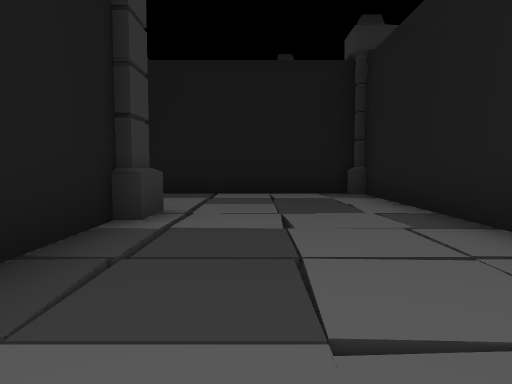
[1] (above)

21 first-person views from a walk through a Unity game level. The camera is 1.2 m above the floor, tilts 4° down and sees 70° across. The floor is counted in squares, 2 m on a side. Each view is taken from the middle of a square. On the plan, view 1 faces up. The plan holds only what a view shows up to about 10 squares ahead; the rest is blank. The place goes on beyond the plan. The player is left out.

[2]
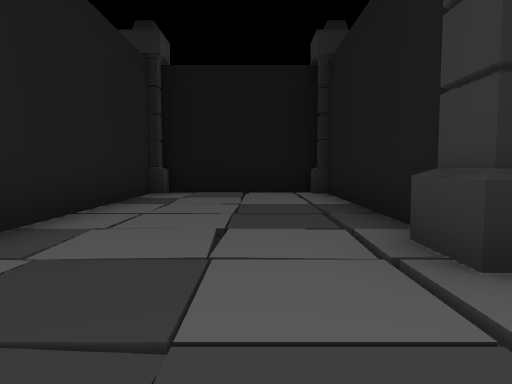

[3]
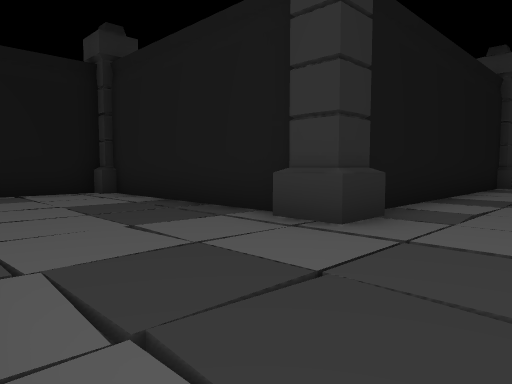

[4]
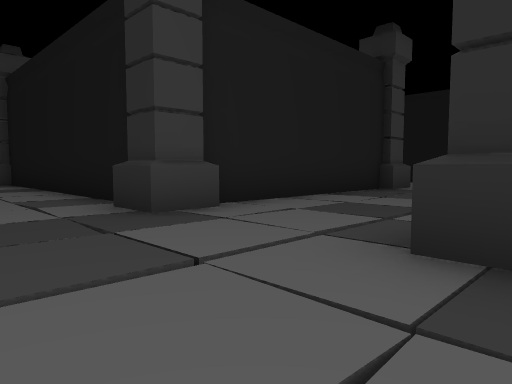

[5]
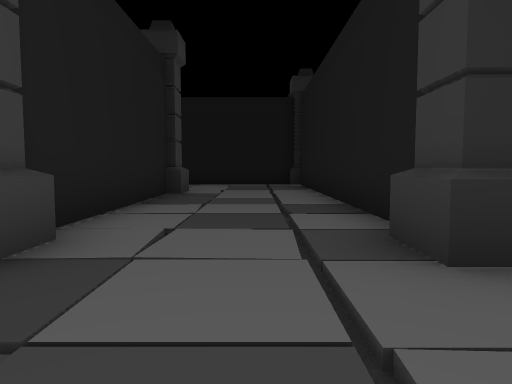

[6]
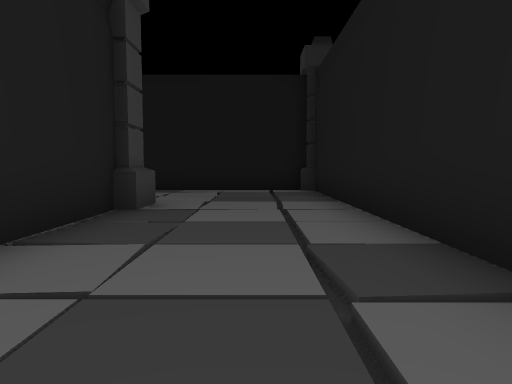

[7]
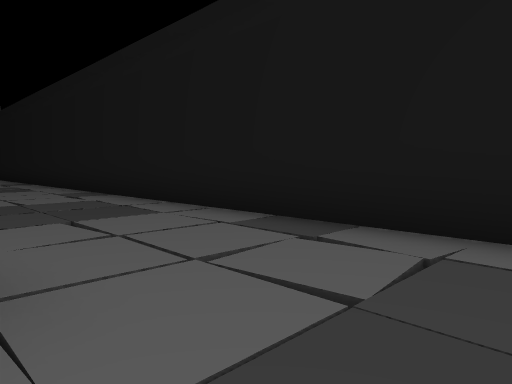

[8]
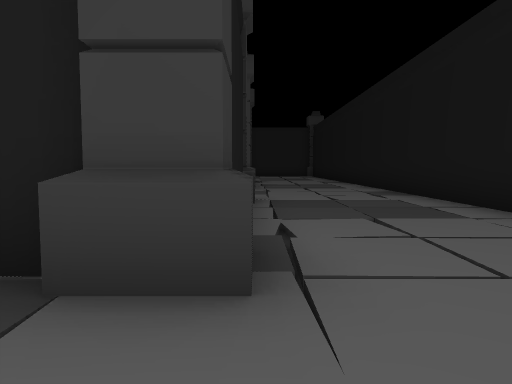

[9]
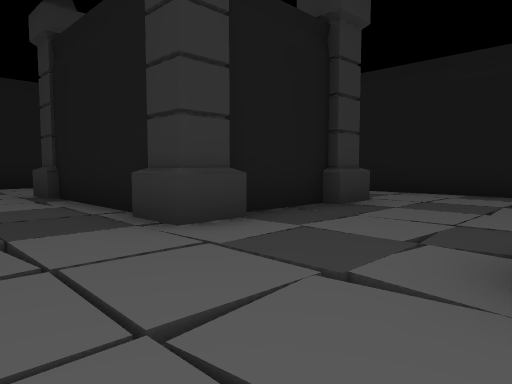

[10]
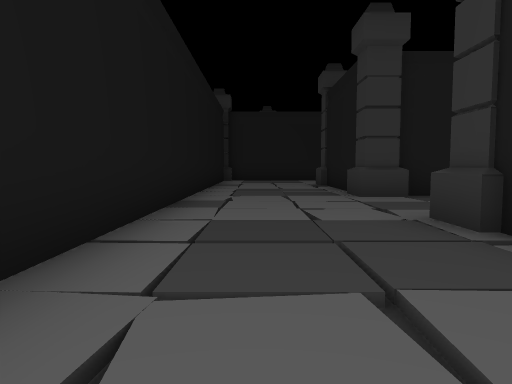

[11]
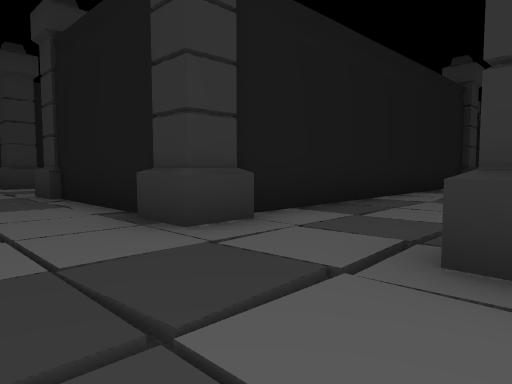

[12]
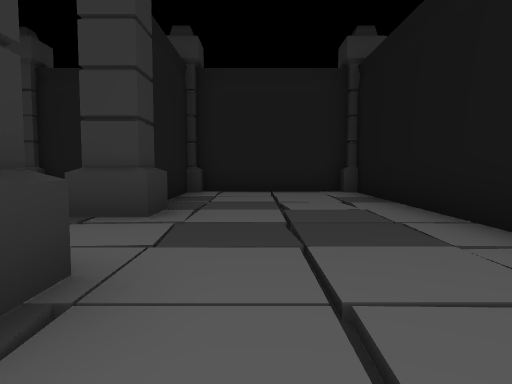

[13]
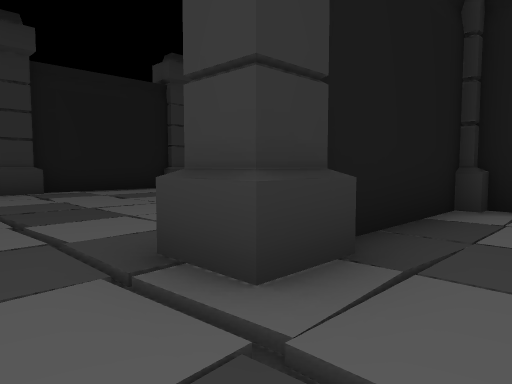

[14]
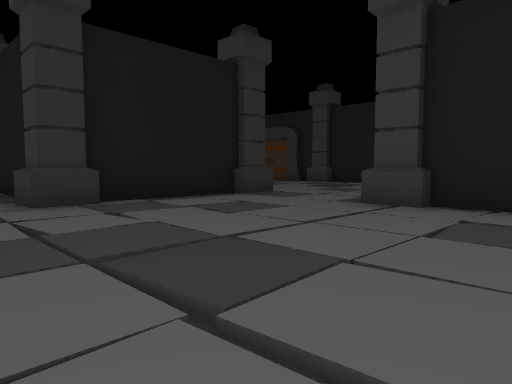

[15]
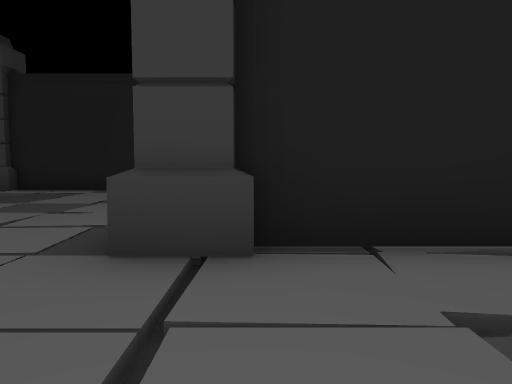

[16]
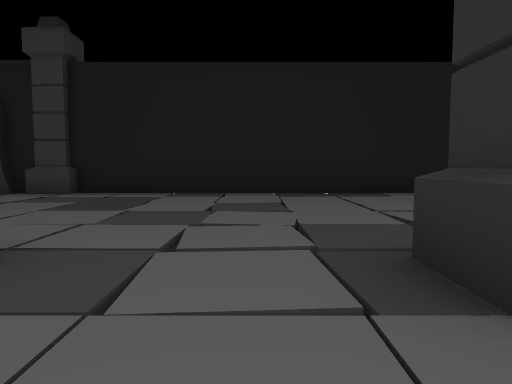

[17]
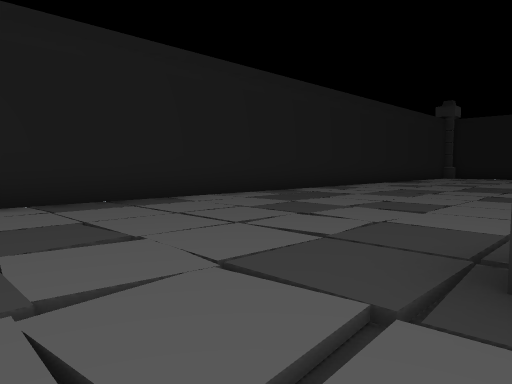

[18]
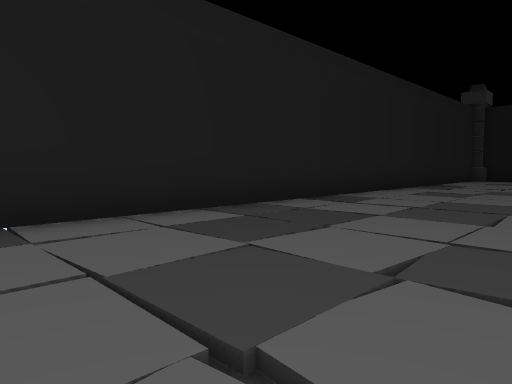

[19]
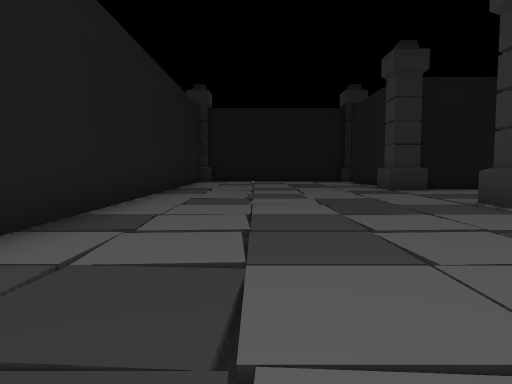

[20]
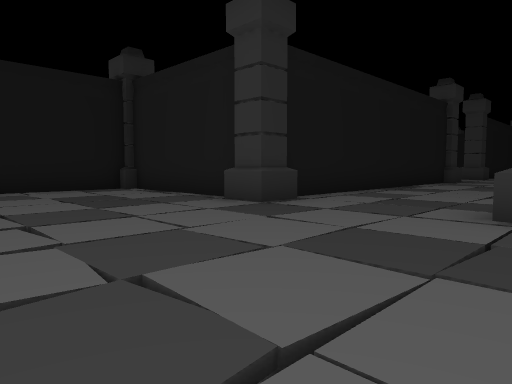

[21]
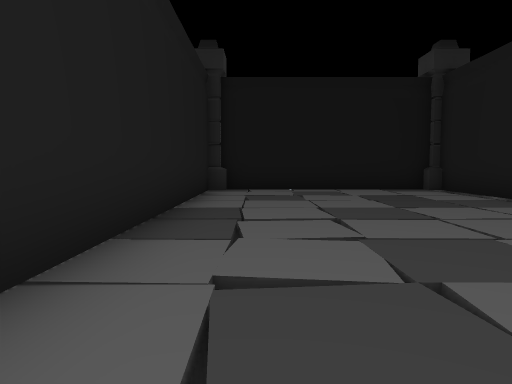

### Floor plan
Points are (right, up) in squares from view 1. A wall is a line through its corners. A room is listed if a view was taken in it or the views show most of it. See-through windows are left out.
Room 1 (views 1, 2, 3)
walls: (-1.6, 4.2) (-1.6, -1.2); (-4.4, 4.7) (-2.4, 4.7); (-0.5, -1.5) (2.2, -1.5); (2.3, -1.1) (2.3, 8.1) (-2.4, 8.1)
ways out: opening at (-4, 6.5)
objects: other object (-2, -2) to (-1, -1); other object (-2, 5)
Room 2 (views 4, 5, 6)
walls: (-13.5, 3.4) (-13.5, -1.6); (-9.4, 4.7) (-8.4, 4.7); (-10, -1.2) (-10, 4.1)
ways out: opening at (-11.5, -2) to room 3; opening at (-7.5, 6.5)
objects: other object (-14, 4) to (-13, 5); other object (-10, 5)
Room 3 (views 7, 8, 9)
walls: (-6.4, -1.8) (-8.6, -1.8); (0.4, -1.8) (-0.5, -1.8); (-13.5, -1.6) (-13.5, -5.3) (0.1, -5.3)
ways out: opening at (-11.5, -2) to room 2; opening at (1, -3) to room 4; opening at (-4.3, -1)
objects: other object (-10, -2) to (-9, -1); other object (-6, -1) to (-5, -1)
Room 4 (views 10, 11, 12, 13, 14, 15, 16, 17, 18, 19, 20, 21)
walls: (2.1, -1.8) (0.4, -1.8); (4.2, -5.3) (9.7, -5.3) (9.7, -1.4) (6.4, -1.4); (9.7, 0) (9.7, 2.2); (2.7, 6.9) (2.7, -0.6); (5.7, 7.5) (5.7, 9.8); (5.4, -9.6) (9.6, -9.6); (9.5, 6.2) (6.4, 6.2); (10.3, -10.4) (10.3, -14.6) (15.5, -14.6); (16.2, -13.4) (16.2, 8.2)
ways out: opening at (1, -3) to room 3
objects: other object (3, -2) to (3, -1); other object (3, 8); other object (6, -1); other object (6, 6); other object (6, 11); other object (10, -10); other object (10, -6); other object (10, -1); other object (10, 3); other object (10, 6) to (10, 7); other object (16, -15) to (17, -14); other object (16, 8) to (17, 9)

Positions as (right, up) in squares from view 1, and headings:
1: (0, 0), facing up
2: (0, 7), facing down
3: (2, 7), facing down-left
4: (-14, 7), facing down-right
5: (-12, 7), facing down
6: (-12, 4), facing down
7: (-12, -2), facing down-right
8: (-12, -2), facing right
9: (-2, -4), facing up-left
10: (2, -4), facing left
11: (6, -4), facing up-left
12: (1, -3), facing right
13: (4, -3), facing up-right
14: (4, 0), facing up-right
15: (7, 2), facing right
16: (8, 4), facing right
17: (10, 5), facing down-right
18: (12, 2), facing down-right
19: (14, 0), facing down
20: (15, -5), facing down-left
21: (15, -5), facing down
